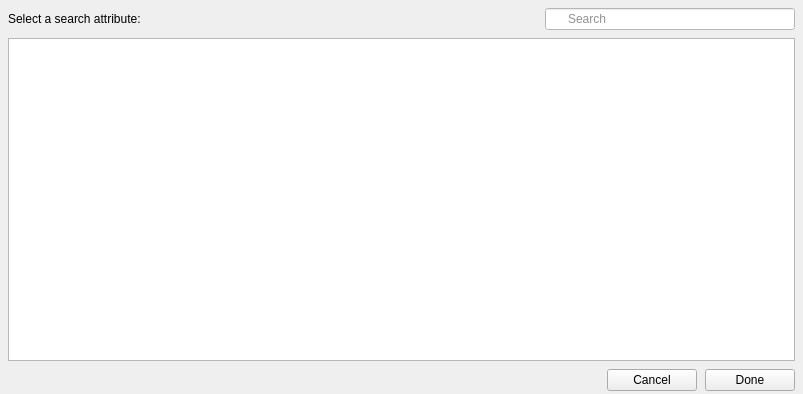
<?xml version="1.0" encoding="UTF-8"?>
<ui version="4.0">
 <class>apple_attributes</class>
 <widget class="QFrame" name="apple_attributes">
  <property name="windowModality">
   <enum>Qt::WindowModal</enum>
  </property>
  <property name="geometry">
   <rect>
    <x>0</x>
    <y>0</y>
    <width>803</width>
    <height>394</height>
   </rect>
  </property>
  <property name="minimumSize">
   <size>
    <width>803</width>
    <height>394</height>
   </size>
  </property>
  <property name="maximumSize">
   <size>
    <width>803</width>
    <height>394</height>
   </size>
  </property>
  <property name="windowTitle">
   <string>Frame</string>
  </property>
  <property name="frameShape">
   <enum>QFrame::NoFrame</enum>
  </property>
  <property name="frameShadow">
   <enum>QFrame::Plain</enum>
  </property>
  <layout class="QVBoxLayout" name="verticalLayout_3" stretch="0">
   <property name="spacing">
    <number>8</number>
   </property>
   <property name="leftMargin">
    <number>8</number>
   </property>
   <property name="topMargin">
    <number>8</number>
   </property>
   <property name="rightMargin">
    <number>8</number>
   </property>
   <property name="bottomMargin">
    <number>3</number>
   </property>
   <item>
    <layout class="QVBoxLayout" name="verticalLayout_2">
     <item>
      <layout class="QVBoxLayout" name="verticalLayout">
       <item>
        <layout class="QHBoxLayout" name="horizontalLayout">
         <item>
          <widget class="QLabel" name="label">
           <property name="text">
            <string>Select a search attribute:</string>
           </property>
          </widget>
         </item>
         <item>
          <spacer name="horizontalSpacer">
           <property name="orientation">
            <enum>Qt::Horizontal</enum>
           </property>
           <property name="sizeHint" stdset="0">
            <size>
             <width>538</width>
             <height>20</height>
            </size>
           </property>
          </spacer>
         </item>
         <item>
          <widget class="QLineEdit" name="lineEdit">
           <property name="minimumSize">
            <size>
             <width>250</width>
             <height>0</height>
            </size>
           </property>
           <property name="maximumSize">
            <size>
             <width>250</width>
             <height>16777215</height>
            </size>
           </property>
           <property name="font">
            <font>
             <family>SegoeUI</family>
             <pointsize>-1</pointsize>
            </font>
           </property>
           <property name="styleSheet">
            <string notr="true">QLineEdit {
    background: #ffffff;
    background-image: url(../icons/search.png); /* actual size, e.g. 16x16 */
    background-repeat: no-repeat;
    background-position: left;
    color: #252424;
    font-family: SegoeUI;
    font-size: 12px;
    padding: 2 2 2 20; /* left padding (last number) must be more than the icon's width */
}</string>
           </property>
           <property name="placeholderText">
            <string>Search</string>
           </property>
          </widget>
         </item>
        </layout>
       </item>
       <item>
        <widget class="QTableView" name="tableView_attributes">
         <property name="styleSheet">
          <string notr="true">QTableView {
/*selection-background-color: #87CEFF;*/
selection-background-color: #0069EB;
selection-color:white;
 }




                                 QTableView {
                                 selection-background-color: #0069D7;
                                    }


QScrollBar{
		width:9px;
}


QTableView::indicator:checked {background-color:#777777;border: 1px solid #d6d6d6;}
QTableView::indicator:unchecked {background-color:#f1f1f1;border: 1px solid #777777;}




QTableView::indicator {
width: 13px;
height: 13px;
}
</string>
         </property>
         <property name="horizontalScrollBarPolicy">
          <enum>Qt::ScrollBarAsNeeded</enum>
         </property>
         <property name="editTriggers">
          <set>QAbstractItemView::NoEditTriggers</set>
         </property>
         <property name="alternatingRowColors">
          <bool>true</bool>
         </property>
         <property name="selectionMode">
          <enum>QAbstractItemView::SingleSelection</enum>
         </property>
         <property name="selectionBehavior">
          <enum>QAbstractItemView::SelectRows</enum>
         </property>
         <property name="horizontalScrollMode">
          <enum>QAbstractItemView::ScrollPerPixel</enum>
         </property>
         <property name="showGrid">
          <bool>false</bool>
         </property>
         <attribute name="verticalHeaderVisible">
          <bool>false</bool>
         </attribute>
        </widget>
       </item>
      </layout>
     </item>
     <item>
      <layout class="QHBoxLayout" name="horizontalLayout_2">
       <item>
        <spacer name="horizontalSpacer_2">
         <property name="orientation">
          <enum>Qt::Horizontal</enum>
         </property>
         <property name="sizeHint" stdset="0">
          <size>
           <width>548</width>
           <height>20</height>
          </size>
         </property>
        </spacer>
       </item>
       <item>
        <widget class="QPushButton" name="pushButton_cancel">
         <property name="minimumSize">
          <size>
           <width>90</width>
           <height>22</height>
          </size>
         </property>
         <property name="styleSheet">
          <string notr="true"/>
         </property>
         <property name="text">
          <string>Cancel</string>
         </property>
        </widget>
       </item>
       <item>
        <widget class="QPushButton" name="pushButton_ok">
         <property name="minimumSize">
          <size>
           <width>90</width>
           <height>22</height>
          </size>
         </property>
         <property name="styleSheet">
          <string notr="true"/>
         </property>
         <property name="text">
          <string>Done</string>
         </property>
        </widget>
       </item>
      </layout>
     </item>
    </layout>
   </item>
  </layout>
 </widget>
 <resources/>
 <connections/>
</ui>
